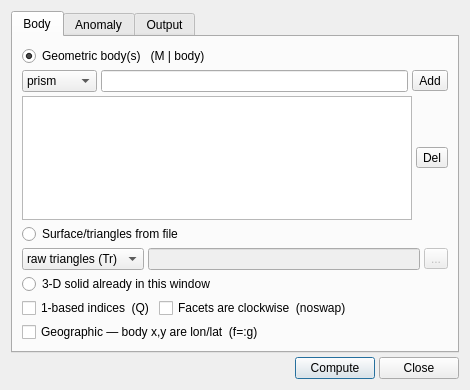
<?xml version="1.0" encoding="UTF-8"?>
<!--
  gravmag3d_dialog.ui — Geophysics > Magnetics > "gmtgravmag3d".
  Loaded at RUNTIME by GravMag3DDialog (deps/src/70_window.cpp) via QUiLoader, so it may only use
  plain Qt widget classes (no promoted/custom widgets). Every control maps 1:1 onto a GMT.jl
  `gravmag3d` keyword — the option letter is in each label so the mapping stays obvious:
    Body tab   : M|body (geometric bodies), Tv|index, Tr|raw_triang, Ts|stl, Q|onebased, noswap
    Anomaly tab: C|density (gravity)  XOR  H|mag_params (magnetic) — mutually exclusive in GMT
    Output tab : R|region, I|inc, L|z_obs, Z|level, E|thickness, S|radius, F|track, G|save
-->
<ui version="4.0">
 <class>GravMag3DDialog</class>
 <widget class="QDialog" name="GravMag3DDialog">
  <property name="windowTitle">
   <string>gmtgravmag3d</string>
  </property>
  <property name="geometry">
   <rect>
    <x>0</x>
    <y>0</y>
    <width>470</width>
    <height>390</height>
   </rect>
  </property>
  <layout class="QVBoxLayout" name="verticalLayout_main">
   <property name="spacing">
    <number>4</number>
   </property>
   <item>
    <widget class="QTabWidget" name="tabWidget">
     <property name="currentIndex">
      <number>0</number>
     </property>

     <!-- ===================== TAB: Body ===================== -->
     <widget class="QWidget" name="tab_body">
      <attribute name="title">
       <string>Body</string>
      </attribute>
      <layout class="QVBoxLayout" name="verticalLayout_body">
       <property name="spacing">
        <number>4</number>
       </property>

       <item>
        <widget class="QRadioButton" name="rb_geomBody">
         <property name="text">
          <string>Geometric body(s)   (M | body)</string>
         </property>
         <property name="checked">
          <bool>true</bool>
         </property>
        </widget>
       </item>
       <item>
        <layout class="QHBoxLayout" name="horizontalLayout_geom">
         <item>
          <widget class="QComboBox" name="cb_shape">
           <item>
            <property name="text">
             <string>prism</string>
            </property>
           </item>
           <item>
            <property name="text">
             <string>sphere</string>
            </property>
           </item>
           <item>
            <property name="text">
             <string>ellipsoid</string>
            </property>
           </item>
           <item>
            <property name="text">
             <string>cylinder</string>
            </property>
           </item>
           <item>
            <property name="text">
             <string>cone</string>
            </property>
           </item>
           <item>
            <property name="text">
             <string>pyramid</string>
            </property>
           </item>
           <item>
            <property name="text">
             <string>bell</string>
            </property>
           </item>
          </widget>
         </item>
         <item>
          <widget class="QLineEdit" name="le_bodyParams">
           <property name="toolTip">
            <string>Slash-separated parameters of the selected shape. Depths are positive UP, so a body below the surface has a negative z.</string>
           </property>
          </widget>
         </item>
         <item>
          <widget class="QToolButton" name="btn_addBody">
           <property name="text">
            <string>Add</string>
           </property>
           <property name="toolTip">
            <string>Add this shape to the body list. More than one body can be piled up (they all share the same density / magnetic parameters).</string>
           </property>
          </widget>
         </item>
        </layout>
       </item>
       <item>
        <layout class="QHBoxLayout" name="horizontalLayout_bodyList">
         <item>
          <widget class="QListWidget" name="list_bodies">
           <property name="maximumHeight">
            <number>68</number>
           </property>
          </widget>
         </item>
         <item>
          <widget class="QToolButton" name="btn_delBody">
           <property name="text">
            <string>Del</string>
           </property>
           <property name="toolTip">
            <string>Remove the selected body from the list</string>
           </property>
          </widget>
         </item>
        </layout>
       </item>

       <item>
        <widget class="QRadioButton" name="rb_file">
         <property name="text">
          <string>Surface/triangles from file</string>
         </property>
        </widget>
       </item>
       <item>
        <layout class="QHBoxLayout" name="horizontalLayout_file">
         <item>
          <widget class="QComboBox" name="cb_fileKind">
           <property name="toolTip">
            <string>Which -T flavour the file is</string>
           </property>
           <item>
            <property name="text">
             <string>raw triangles (Tr)</string>
            </property>
           </item>
           <item>
            <property name="text">
             <string>index/vertex (Tv)</string>
            </property>
           </item>
           <item>
            <property name="text">
             <string>STL (Ts)</string>
            </property>
           </item>
          </widget>
         </item>
         <item>
          <widget class="QLineEdit" name="le_bodyFile">
           <property name="enabled">
            <bool>false</bool>
           </property>
          </widget>
         </item>
         <item>
          <widget class="QToolButton" name="btn_bodyFileBrowse">
           <property name="enabled">
            <bool>false</bool>
           </property>
           <property name="text">
            <string>...</string>
           </property>
          </widget>
         </item>
        </layout>
       </item>

       <item>
        <widget class="QRadioButton" name="rb_memFV">
         <property name="text">
          <string>3-D solid already in this window</string>
         </property>
         <property name="toolTip">
          <string>Use the triangulated solid (GMTfv) loaded in this window. Bodies made of quadrangles (e.g. cube) are not accepted by gravmag3d.</string>
         </property>
        </widget>
       </item>

       <item>
        <layout class="QHBoxLayout" name="horizontalLayout_flags">
         <item>
          <widget class="QCheckBox" name="chk_onebased">
           <property name="text">
            <string>1-based indices  (Q)</string>
           </property>
          </widget>
         </item>
         <item>
          <widget class="QCheckBox" name="chk_noswap">
           <property name="text">
            <string>Facets are clockwise  (noswap)</string>
           </property>
          </widget>
         </item>
         <item>
          <spacer name="horizontalSpacer_flags">
           <property name="orientation">
            <enum>Qt::Horizontal</enum>
           </property>
           <property name="sizeHint" stdset="0">
            <size>
             <width>10</width>
             <height>10</height>
            </size>
           </property>
          </spacer>
         </item>
        </layout>
       </item>

       <!-- Geographic lives on the FIRST tab, in plain sight: it decides whether the body x,y are
            lon/lat or metres, so it changes the whole computation AND the result's axes. Buried on
            the third tab it was easy to miss and easy to get wrong. Same placement as
            grdgravmag3d_dialog.ui — two dialogs for one tool, one layout habit. -->
       <item>
        <widget class="QCheckBox" name="chk_geog">
         <property name="text">
          <string>Geographic — body x,y are lon/lat  (f=:g)</string>
         </property>
         <property name="toolTip">
          <string>Convert lon/lat to meters with a Flat Earth approximation. Leave unchecked when the body coordinates are already metres.</string>
         </property>
        </widget>
       </item>

       <item>
        <spacer name="verticalSpacer_body">
         <property name="orientation">
          <enum>Qt::Vertical</enum>
         </property>
         <property name="sizeHint" stdset="0">
          <size>
           <width>10</width>
           <height>4</height>
          </size>
         </property>
        </spacer>
       </item>
      </layout>
     </widget>

     <!-- ===================== TAB: Anomaly ===================== -->
     <widget class="QWidget" name="tab_anomaly">
      <attribute name="title">
       <string>Anomaly</string>
      </attribute>
      <layout class="QVBoxLayout" name="verticalLayout_anom">
       <property name="spacing">
        <number>4</number>
       </property>

       <item>
        <widget class="QRadioButton" name="rb_gravity">
         <property name="text">
          <string>Gravity anomaly   (C | density)</string>
         </property>
         <property name="checked">
          <bool>true</bool>
         </property>
        </widget>
       </item>
       <item>
        <layout class="QHBoxLayout" name="horizontalLayout_density">
         <item>
          <widget class="QLabel" name="lbl_density">
           <property name="text">
            <string>Density</string>
           </property>
          </widget>
         </item>
         <item>
          <widget class="QLineEdit" name="le_density">
           <property name="text">
            <string>2700</string>
           </property>
           <property name="toolTip">
            <string>Constant density contrast in SI, or the name of a grid with variable densities</string>
           </property>
          </widget>
         </item>
         <item>
          <widget class="QToolButton" name="btn_densityBrowse">
           <property name="text">
            <string>...</string>
           </property>
          </widget>
         </item>
        </layout>
       </item>

       <item>
        <widget class="QRadioButton" name="rb_magnetic">
         <property name="text">
          <string>Magnetic anomaly   (H | mag_params)</string>
         </property>
        </widget>
       </item>
       <item>
        <layout class="QGridLayout" name="gridLayout_mag">
         <item row="0" column="0">
          <widget class="QLabel" name="lbl_fDec">
           <property name="text">
            <string>Field dec</string>
           </property>
          </widget>
         </item>
         <item row="0" column="1">
          <widget class="QLabel" name="lbl_fDip">
           <property name="text">
            <string>Field dip</string>
           </property>
          </widget>
         </item>
         <item row="0" column="2">
          <widget class="QLabel" name="lbl_mInt">
           <property name="text">
            <string>Mag (A/m)</string>
           </property>
          </widget>
         </item>
         <item row="0" column="3">
          <widget class="QLabel" name="lbl_mDec">
           <property name="text">
            <string>Mag dec</string>
           </property>
          </widget>
         </item>
         <item row="0" column="4">
          <widget class="QLabel" name="lbl_mDip">
           <property name="text">
            <string>Mag dip</string>
           </property>
          </widget>
         </item>
         <item row="1" column="0">
          <widget class="QLineEdit" name="le_fDec">
           <property name="enabled">
            <bool>false</bool>
           </property>
           <property name="text">
            <string>0</string>
           </property>
          </widget>
         </item>
         <item row="1" column="1">
          <widget class="QLineEdit" name="le_fDip">
           <property name="enabled">
            <bool>false</bool>
           </property>
           <property name="text">
            <string>90</string>
           </property>
          </widget>
         </item>
         <item row="1" column="2">
          <widget class="QLineEdit" name="le_mInt">
           <property name="enabled">
            <bool>false</bool>
           </property>
           <property name="text">
            <string>1</string>
           </property>
          </widget>
         </item>
         <item row="1" column="3">
          <widget class="QLineEdit" name="le_mDec">
           <property name="enabled">
            <bool>false</bool>
           </property>
           <property name="text">
            <string>0</string>
           </property>
          </widget>
         </item>
         <item row="1" column="4">
          <widget class="QLineEdit" name="le_mDip">
           <property name="enabled">
            <bool>false</bool>
           </property>
           <property name="text">
            <string>90</string>
           </property>
          </widget>
         </item>
        </layout>
       </item>
       <item>
        <widget class="QLabel" name="lbl_magNote">
         <property name="text">
          <string>Files with more than 3 columns carry their own magnetization; Mag (A/m) is then ignored.</string>
         </property>
         <property name="wordWrap">
          <bool>true</bool>
         </property>
        </widget>
       </item>

       <item>
        <spacer name="verticalSpacer_anom">
         <property name="orientation">
          <enum>Qt::Vertical</enum>
         </property>
         <property name="sizeHint" stdset="0">
          <size>
           <width>10</width>
           <height>4</height>
          </size>
         </property>
        </spacer>
       </item>
      </layout>
     </widget>

     <!-- ===================== TAB: Output ===================== -->
     <widget class="QWidget" name="tab_output">
      <attribute name="title">
       <string>Output</string>
      </attribute>
      <layout class="QVBoxLayout" name="verticalLayout_out">
       <property name="spacing">
        <number>4</number>
       </property>

       <item>
        <layout class="QGridLayout" name="gridLayout_region">
         <item row="0" column="0">
          <widget class="QLabel" name="lbl_region">
           <property name="text">
            <string>Region  (R)</string>
           </property>
          </widget>
         </item>
         <item row="0" column="1">
          <widget class="QLineEdit" name="le_xmin">
           <property name="toolTip">
            <string>xmin</string>
           </property>
          </widget>
         </item>
         <item row="0" column="2">
          <widget class="QLineEdit" name="le_xmax">
           <property name="toolTip">
            <string>xmax</string>
           </property>
          </widget>
         </item>
         <item row="0" column="3">
          <widget class="QLineEdit" name="le_ymin">
           <property name="toolTip">
            <string>ymin</string>
           </property>
          </widget>
         </item>
         <item row="0" column="4">
          <widget class="QLineEdit" name="le_ymax">
           <property name="toolTip">
            <string>ymax</string>
           </property>
          </widget>
         </item>
        </layout>
       </item>

       <item>
        <layout class="QGridLayout" name="gridLayout_inc">
         <item row="0" column="0">
          <widget class="QLabel" name="lbl_inc">
           <property name="text">
            <string>Increment  (I)</string>
           </property>
          </widget>
         </item>
         <item row="0" column="1">
          <widget class="QLineEdit" name="le_xinc">
           <property name="text">
            <string>0.1</string>
           </property>
           <property name="toolTip">
            <string>x_inc</string>
           </property>
          </widget>
         </item>
         <item row="0" column="2">
          <widget class="QLineEdit" name="le_yinc">
           <property name="toolTip">
            <string>y_inc — leave empty to reuse x_inc</string>
           </property>
          </widget>
         </item>
        </layout>
       </item>

       <item>
        <layout class="QGridLayout" name="gridLayout_misc">
         <item row="0" column="0">
          <widget class="QLabel" name="lbl_zobs">
           <property name="text">
            <string>Observation level  (L)</string>
           </property>
          </widget>
         </item>
         <item row="0" column="1">
          <widget class="QLineEdit" name="le_zobs">
           <property name="text">
            <string>0</string>
           </property>
          </widget>
         </item>
         <item row="0" column="2">
          <widget class="QLabel" name="lbl_level">
           <property name="text">
            <string>Reference level  (Z)</string>
           </property>
          </widget>
         </item>
         <item row="0" column="3">
          <widget class="QLineEdit" name="le_level"/>
         </item>
         <item row="1" column="0">
          <widget class="QLabel" name="lbl_thickness">
           <property name="text">
            <string>Layer thickness, m  (E)</string>
           </property>
          </widget>
         </item>
         <item row="1" column="1">
          <widget class="QLineEdit" name="le_thickness">
           <property name="toolTip">
            <string>Only for a NON-closed surface whose constant-thickness layer anomaly you want</string>
           </property>
          </widget>
         </item>
         <item row="1" column="2">
          <widget class="QLabel" name="lbl_radius">
           <property name="text">
            <string>Search radius, km  (S)</string>
           </property>
          </widget>
         </item>
         <item row="1" column="3">
          <widget class="QLineEdit" name="le_radius">
           <property name="toolTip">
            <string>Valid only in two-grids mode or together with a layer thickness [30 km]</string>
           </property>
          </widget>
         </item>
        </layout>
       </item>

       <item>
        <layout class="QHBoxLayout" name="horizontalLayout_track">
         <item>
          <widget class="QLabel" name="lbl_track">
           <property name="text">
            <string>Track  (F)</string>
           </property>
          </widget>
         </item>
         <item>
          <widget class="QLineEdit" name="le_track">
           <property name="toolTip">
            <string>x,y file with the locations where the anomaly is computed. Mutually exclusive with a grid output — the result comes back as a table.</string>
           </property>
          </widget>
         </item>
         <item>
          <widget class="QToolButton" name="btn_trackBrowse">
           <property name="text">
            <string>...</string>
           </property>
          </widget>
         </item>
        </layout>
       </item>

       <item>
        <layout class="QHBoxLayout" name="horizontalLayout_outfile">
         <item>
          <widget class="QLabel" name="lbl_outfile">
           <property name="text">
            <string>Save as  (G)</string>
           </property>
          </widget>
         </item>
         <item>
          <widget class="QLineEdit" name="le_outfile">
           <property name="toolTip">
            <string>Optional. The result is always added to this window; give a name here to also write it to disk.</string>
           </property>
          </widget>
         </item>
         <item>
          <widget class="QToolButton" name="btn_outfileBrowse">
           <property name="text">
            <string>...</string>
           </property>
          </widget>
         </item>
        </layout>
       </item>

       <item>
        <spacer name="verticalSpacer_out">
         <property name="orientation">
          <enum>Qt::Vertical</enum>
         </property>
         <property name="sizeHint" stdset="0">
          <size>
           <width>10</width>
           <height>4</height>
          </size>
         </property>
        </spacer>
       </item>
      </layout>
     </widget>

    </widget>
   </item>

   <item>
    <layout class="QHBoxLayout" name="horizontalLayout_buttons">
     <item>
      <spacer name="horizontalSpacer_buttons">
       <property name="orientation">
        <enum>Qt::Horizontal</enum>
       </property>
       <property name="sizeHint" stdset="0">
        <size>
         <width>10</width>
         <height>10</height>
        </size>
       </property>
      </spacer>
     </item>
     <item>
      <widget class="QPushButton" name="btn_compute">
       <property name="text">
        <string>Compute</string>
       </property>
      </widget>
     </item>
     <item>
      <widget class="QPushButton" name="btn_close">
       <property name="text">
        <string>Close</string>
       </property>
      </widget>
     </item>
    </layout>
   </item>

  </layout>
 </widget>
 <resources/>
 <connections/>
</ui>
